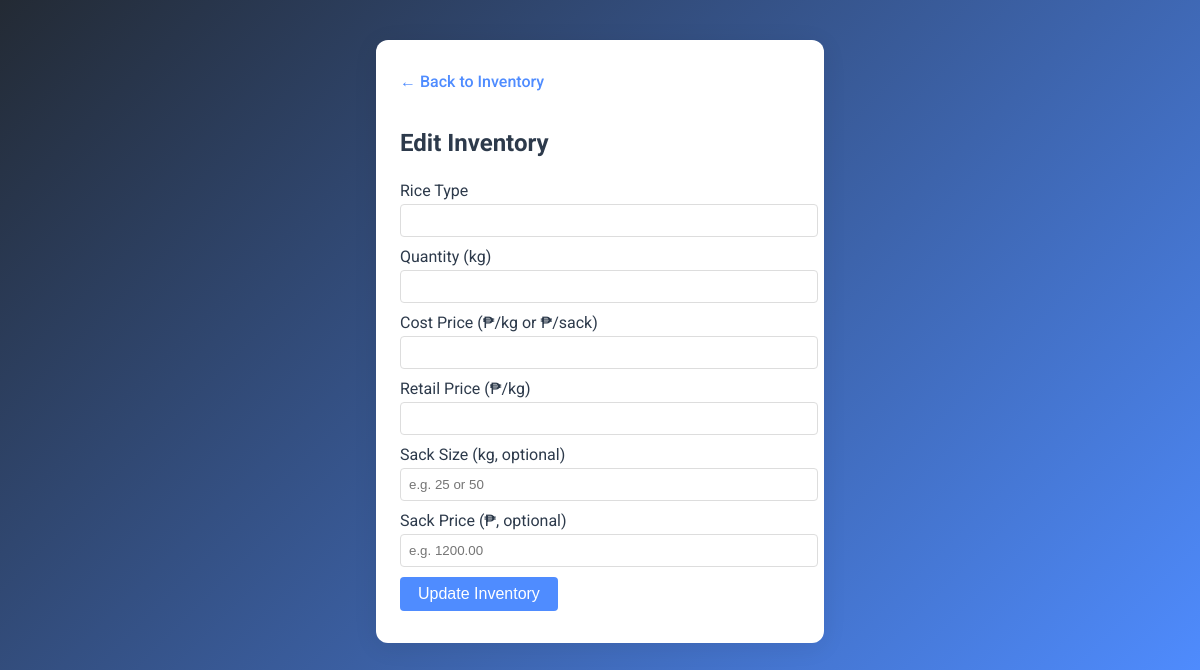
The page /inventory/edit/9 on the database as committed earlier.
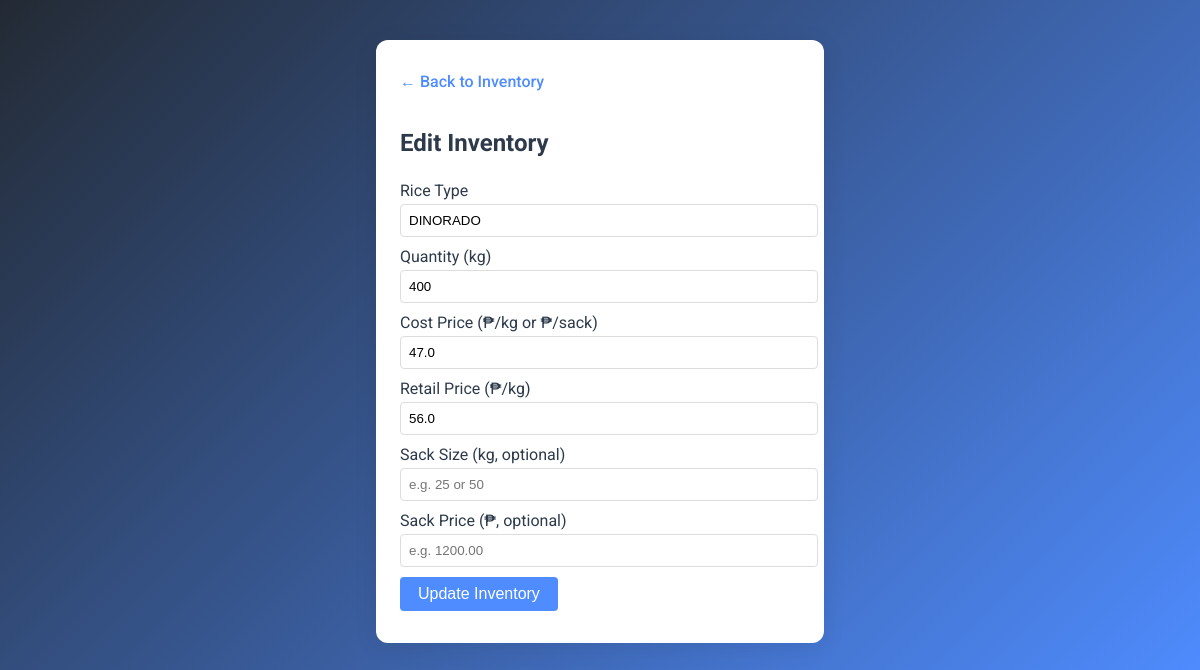
The same page on the database as committed later.
### tables this page shows
CREATE TABLE inventory (
            id INTEGER PRIMARY KEY AUTOINCREMENT,
            product_name TEXT NOT NULL,
            supplier_id INTEGER,
            quantity INTEGER,
            cost_price REAL,
            retail_price REAL,
            sack_size REAL,
            sack_price REAL,
            FOREIGN KEY (supplier_id) REFERENCES suppliers(id)
        );

### app.py (the view, shortened to what this page needs)
@app.route('/inventory/edit/<int:item_id>', methods=['GET', 'POST'])
def edit_inventory(item_id):
    item = query_db('SELECT * FROM inventory WHERE id = ?', (item_id,), one=True)
    return render_template('edit_inventory.html', item=item)

### database/db.py (called while the page is built)
def get_db():
    db = getattr(g, '_database', None)
    if db is None:
        db = g._database = sqlite3.connect(DATABASE)
        db.row_factory = sqlite3.Row
    return db

def query_db(query, args=(), one=False):
    cur = get_db().execute(query, args)
    rv = cur.fetchall()
    cur.close()
    return (rv[0] if rv else None) if one else rv

### templates/edit_inventory.html (shortened to what this page needs)
<!DOCTYPE html>
<html lang="en">
<head>
</head>
<body>
    <div class="container">
        <a href="/inventory" class="back-link">&larr; Back to Inventory</a>
        <h2>Edit Inventory</h2>
        <form action="/inventory/edit/{{ item['id'] }}" method="post">
        <div class="form-row">
            <label for="product_name">Rice Type</label>
            <input type="text" id="product_name" name="product_name" value="{{ item['product_name'] }}" required>
        </div>
        <div class="form-row">
            <label for="quantity">Quantity (kg)</label>
            <input type="number" id="quantity" name="quantity" value="{{ item['quantity'] }}" min="1" required>
        </div>
        <div class="form-row">
            <label for="cost_price">Cost Price (₱/kg or ₱/sack)</label>
            <input type="number" id="cost_price" name="cost_price" value="{{ item['cost_price'] }}" min="0" step="0.01" required>
        </div>
        <div class="form-row">
            <label for="retail_price">Retail Price (₱/kg)</label>
            <input type="number" id="retail_price" name="retail_price" value="{{ item['retail_price'] }}" min="0" step="0.01" required>
        </div>
        <div class="form-row">
            <label for="sack_size">Sack Size (kg, optional)</label>
            <input type="number" id="sack_size" name="sack_size" value="{{ item['sack_size'] if item['sack_size'] else '' }}" min="1" step="0.01" placeholder="e.g. 25 or 50">
        </div>
        <div class="form-row">
            <label for="sack_price">Sack Price (₱, optional)</label>
            <input type="number" id="sack_price" name="sack_price" value="{{ item['sack_price'] if item['sack_price'] else '' }}" min="0" step="0.01" placeholder="e.g. 1200.00">
        </div>
        <button type="submit" class="btn">Update Inventory</button>
        </form>
    </div>
</body>
</html>

Rows that differ between the two databases and show on the page:
added inventory: product_name "DINORADO", quantity "400", cost_price "47.0", retail_price "56.0"
